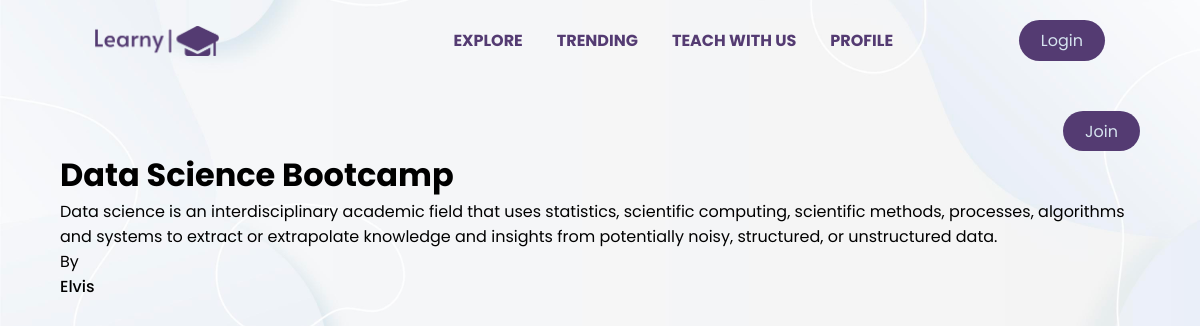
Screenshot of /workshop/related_workshops/data-science-bootcamp/ with the database file from the repository.
### workshop/models.py (models this page shows, shortened)
class Workshop(models.Model):
    name = models.CharField(max_length=120)
    shortdescription = models.CharField(max_length=400)
    description = models.TextField(max_length=2000)
    date = models.DateField(auto_now_add=True)
    image = models.ImageField(upload_to="workshopimages",default="defaultw")#
    students_in_workshop = models.IntegerField() #
    workshopcategory = models.ForeignKey(WorkshopCategory, on_delete=models.CASCADE) #r
    difficulty_choices = models.TextChoices("difficulty_choices","Easy Intermediate Difficult")
    difficulty = models.CharField(choices=difficulty_choices,max_length=50)
    paid = models.BooleanField(default=False)
    instructor = models.ForeignKey(Instructor, on_delete=models.CASCADE)#r
    workshopslug = models.SlugField()
    price = models.IntegerField()

class Instructor(models.Model):#
    name = models.CharField(max_length=120)
    role = models.CharField(max_length=120)
    qualification = models.CharField(max_length=200)
    def __str__(self):
        return self.name

### workshop/views.py (the view)
# urls.py: path('related_workshops/<slug:slugworkshop>/',views.related_workshops,name='related_workshops'), # this allow me to sort by related category in all_categories
def related_workshops(request,slugworkshop):
    workshop_selected = Workshop.objects.get(workshopslug=slugworkshop)
    category_of_workshop = workshop_selected.workshopcategory
    workshops_of_category = Workshop.objects.filter(workshopcategory=category_of_workshop)
    ctx = {"all_workshops":workshops_of_category}
    return render(request,"workshop/all_workshops.html",context=ctx)

### workshop/templates/workshop/all_workshops.html (shortened to what this page needs)
{% extends "base.html" %}
{% load static %}
{% block body %}
{% for course in all_workshops %}
<div class="workshops container"style="margin-top:30px">
    <div class="workshop-related" style="display:flex; justify-content:space-between">
    <div class="course-img" style="max-width: 400px;
    height: 100%; flex-basis:1000px">
 </div>
 <a href="{% url "workshop_detail"  course.workshopslug%}" class="btn" style=" font-size:medium; height:40px;" >Join</a>
</div>
    <h1>{{course.name}}</h1>
    <p>{{course.description}}</p>
    <p>By</p>
    <span style="display:block; font-weight:500">{{course.instructor}}</span>
</div>
{% endfor %}
{% endblock  %}

### static/style.css (style rules this page uses)
* { margin: 0; padding: 0; box-sizing: border-box; font-family: "Poppins", sans-serif; list-style: none; text-decoration: none; }
body { background-color: aliceblue; background-image: url(board5.jpg); background-size: cover; background-position: center; }
.container { max-width: 1080px; margin-right: auto; margin-left: auto; }
.btn { padding: 8px 22px; background-color:rgb(84, 59, 114) ; color: rgb(213, 227, 239); border-radius: 5rem; }
a { text-decoration: none; }

### rows the page displays
Workshop: name "Data Science Bootcamp", description "Data science is an interdisciplinary academic field that uses statistics, scientific computing, scientific methods, processes, algorithms and systems to extract or extrapolate knowledge and insights from potentially noisy, structured, or unstructured data.", instructor "Elvis"
